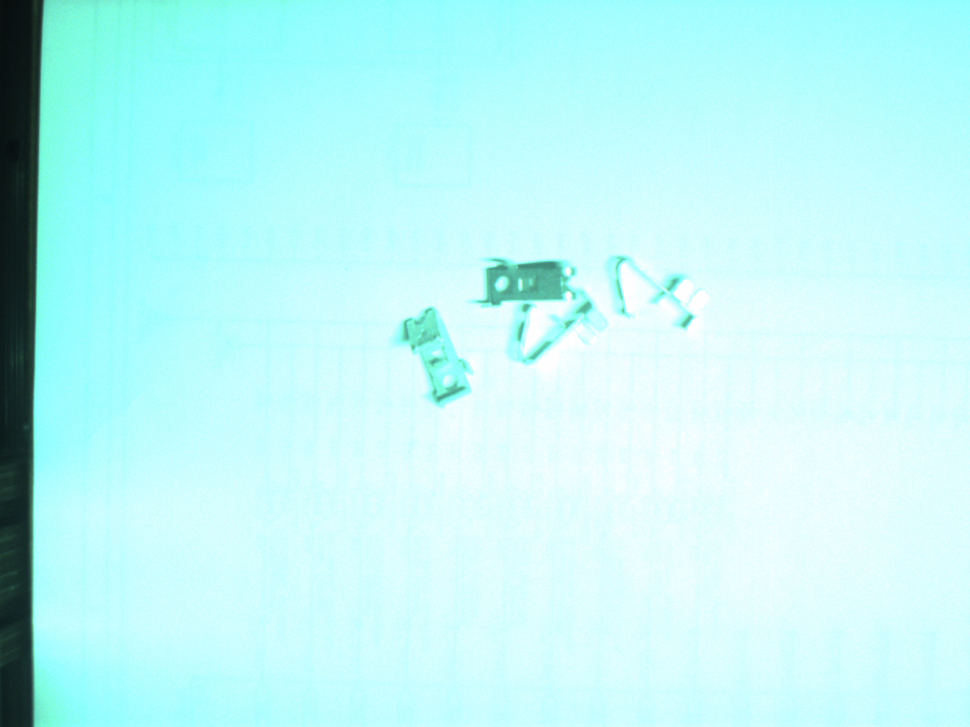
#> input picture experiments/image_correction/saved_pypylon_img.png, 970 x 727 px, shrunk from 1278 x 958 before the run
$ python image_correction.py
#> lines starting #> are read from the running program, lines starting #| are printed output that depends on the picture
from __future__ import print_function
from __future__ import division
import cv2 as cv
import numpy as np
import os, sys

alpha = 1.0
alpha_max = 500
beta = 0
beta_max = 200
gamma = 1.0
gamma_max = 200


def basicLinearTransform():
    lookUpTable = np.empty((1, 256), np.uint8)
    for i in range(256):
        lookUpTable[0, i] = np.clip(pow(i / 255.0, gamma) * 255.0, 0, 255)


    res = cv.convertScaleAbs(img_original, alpha=alpha, beta=beta)
    res = cv.LUT(res, lookUpTable)
    img_corrected = cv.hconcat([img_original, res])
    cv.imshow("Brightness and contrast adjustments", img_corrected)


# [11 lines of commented-out code are left out]


def on_linear_transform_alpha_trackbar(val):
    global alpha
    alpha = val / 100
    basicLinearTransform()


def on_linear_transform_beta_trackbar(val):
    global beta
    beta = val - 100
    basicLinearTransform()


def on_gamma_correction_trackbar(val):
    global gamma
    gamma = val / 100
    basicLinearTransform()


#
#
#
filename = "saved_pypylon_img.png" #"pypylon_img.png" #"0001.jpg"
sysPath = os.path.dirname(os.path.abspath(__file__))
source_path = os.path.join(sysPath, filename)

img_original = cv.imread(source_path)
#> img_original is the input picture: shape (727, 970, 3); mean B, G, R 244.4, 245.2, 189.4

img_corrected = np.empty(
    (img_original.shape[0], img_original.shape[1] * 2, img_original.shape[2]),
    img_original.dtype,
)
img_gamma_corrected = np.empty(
    (img_original.shape[0], img_original.shape[1] * 2, img_original.shape[2]),
    img_original.dtype,
)

img_corrected = cv.hconcat([img_original, img_original])
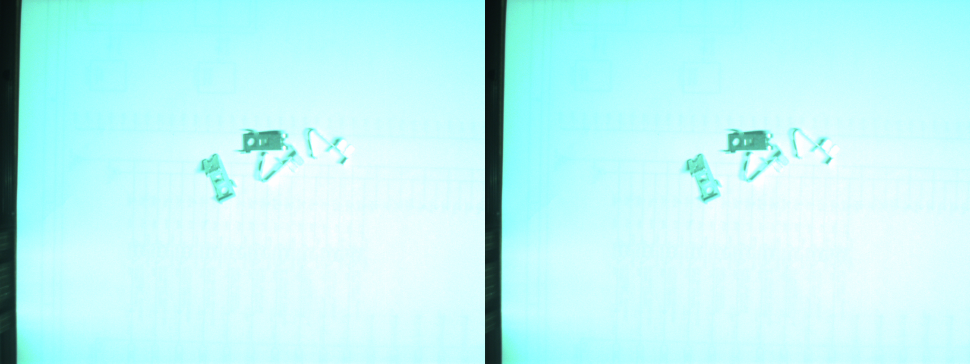
#> img_corrected: shape (727, 1940, 3) (shown at 1/2 size); mean B, G, R 244.4, 245.2, 189.4
img_gamma_corrected = cv.hconcat([img_original, img_original])

cv.namedWindow("Brightness and contrast adjustments")
# cv.namedWindow("Gamma correction")

alpha_init = int(alpha * 100)
cv.createTrackbar(
    "Alpha gain (contrast)",
    "Brightness and contrast adjustments",
    alpha_init,
    alpha_max,
    on_linear_transform_alpha_trackbar,
)
beta_init = beta + 100
cv.createTrackbar(
    "Beta bias (brightness)",
    "Brightness and contrast adjustments",
    beta_init,
    beta_max,
    on_linear_transform_beta_trackbar,
)
gamma_init = int(gamma * 100)
cv.createTrackbar(
    "Gamma correction",
     "Brightness and contrast adjustments",
    gamma_init,
    gamma_max,
    on_gamma_correction_trackbar,
)

on_linear_transform_alpha_trackbar(alpha_init)
on_gamma_correction_trackbar(gamma_init)

cv.waitKey()
